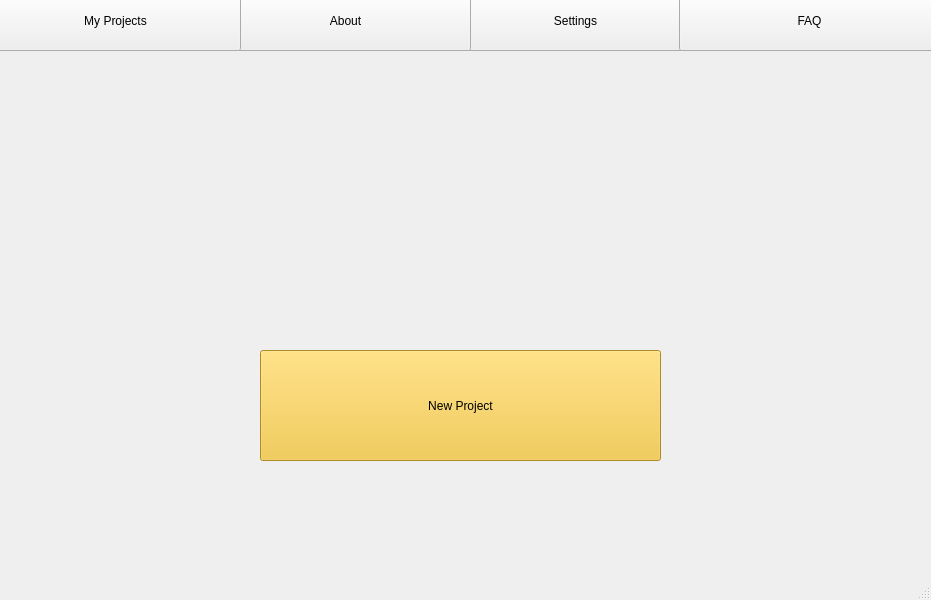
<?xml version="1.0" encoding="UTF-8"?>
<ui version="4.0">
 <class>homepage</class>
 <widget class="QMainWindow" name="homepage">
  <property name="geometry">
   <rect>
    <x>0</x>
    <y>0</y>
    <width>931</width>
    <height>600</height>
   </rect>
  </property>
  <property name="minimumSize">
   <size>
    <width>931</width>
    <height>600</height>
   </size>
  </property>
  <property name="maximumSize">
   <size>
    <width>931</width>
    <height>600</height>
   </size>
  </property>
  <property name="windowTitle">
   <string>Photometry+</string>
  </property>
  <widget class="QWidget" name="centralwidget">
   <widget class="QLabel" name="logolbl">
    <property name="geometry">
     <rect>
      <x>290</x>
      <y>80</y>
      <width>341</width>
      <height>241</height>
     </rect>
    </property>
    <property name="text">
     <string/>
    </property>
    <property name="pixmap">
     <pixmap>../assets/PhotometryPlusLogo.png</pixmap>
    </property>
    <property name="scaledContents">
     <bool>true</bool>
    </property>
   </widget>
   <widget class="QLabel" name="bkglbl">
    <property name="geometry">
     <rect>
      <x>0</x>
      <y>0</y>
      <width>931</width>
      <height>581</height>
     </rect>
    </property>
    <property name="text">
     <string/>
    </property>
    <property name="pixmap">
     <pixmap>../assets/space.jpg</pixmap>
    </property>
    <property name="scaledContents">
     <bool>true</bool>
    </property>
   </widget>
   <widget class="QPushButton" name="settingsbtn">
    <property name="geometry">
     <rect>
      <x>450</x>
      <y>-10</y>
      <width>251</width>
      <height>61</height>
     </rect>
    </property>
    <property name="styleSheet">
     <string notr="true">font: 16pt &quot;Arial Rounded MT Bold&quot;;</string>
    </property>
    <property name="text">
     <string>Settings</string>
    </property>
   </widget>
   <widget class="QPushButton" name="helpbtn">
    <property name="geometry">
     <rect>
      <x>679</x>
      <y>-10</y>
      <width>261</width>
      <height>61</height>
     </rect>
    </property>
    <property name="styleSheet">
     <string notr="true">font: 16pt &quot;Arial Rounded MT Bold&quot;;</string>
    </property>
    <property name="text">
     <string>FAQ</string>
    </property>
   </widget>
   <widget class="QPushButton" name="newprojectbtn">
    <property name="geometry">
     <rect>
      <x>260</x>
      <y>350</y>
      <width>401</width>
      <height>111</height>
     </rect>
    </property>
    <property name="styleSheet">
     <string notr="true">font: 36pt &quot;Arial Rounded MT Bold&quot;;
background-color: rgb(242, 195, 48);</string>
    </property>
    <property name="text">
     <string>New Project</string>
    </property>
   </widget>
   <widget class="QPushButton" name="aboutbtn">
    <property name="geometry">
     <rect>
      <x>220</x>
      <y>-10</y>
      <width>251</width>
      <height>61</height>
     </rect>
    </property>
    <property name="styleSheet">
     <string notr="true">font: 16pt &quot;Arial Rounded MT Bold&quot;;</string>
    </property>
    <property name="text">
     <string>About</string>
    </property>
   </widget>
   <widget class="QPushButton" name="myprojectsbtn">
    <property name="geometry">
     <rect>
      <x>-10</x>
      <y>-10</y>
      <width>251</width>
      <height>61</height>
     </rect>
    </property>
    <property name="styleSheet">
     <string notr="true">font: 16pt &quot;Arial Rounded MT Bold&quot;;</string>
    </property>
    <property name="text">
     <string>My Projects</string>
    </property>
   </widget>
   <zorder>bkglbl</zorder>
   <zorder>logolbl</zorder>
   <zorder>settingsbtn</zorder>
   <zorder>helpbtn</zorder>
   <zorder>newprojectbtn</zorder>
   <zorder>aboutbtn</zorder>
   <zorder>myprojectsbtn</zorder>
  </widget>
  <widget class="QMenuBar" name="menubar">
   <property name="geometry">
    <rect>
     <x>0</x>
     <y>0</y>
     <width>931</width>
     <height>22</height>
    </rect>
   </property>
  </widget>
  <widget class="QStatusBar" name="statusbar"/>
 </widget>
 <resources/>
 <connections/>
</ui>
